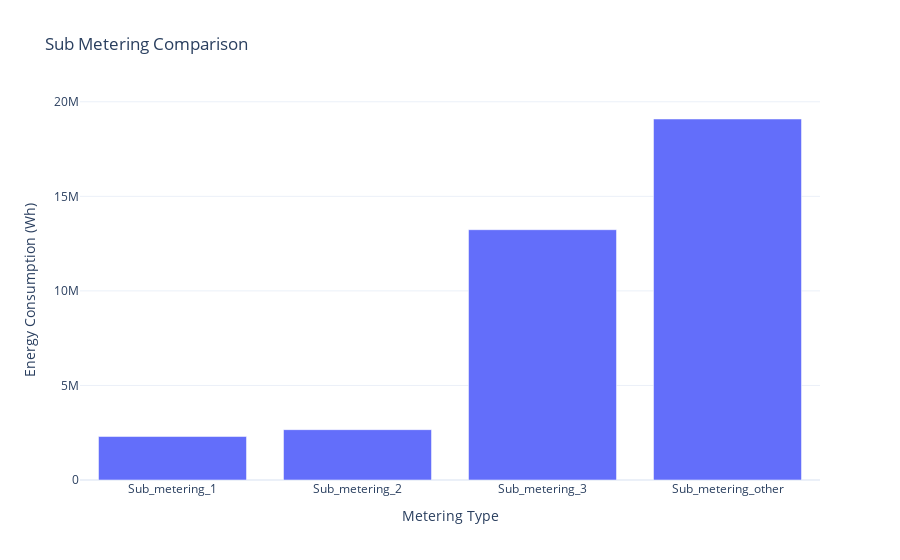

The notebook cell this image was saved under:
### Code cell
plot_data = pd.DataFrame({
    'Category': ['Sub_metering_1', 'Sub_metering_2', 'Sub_metering_3', 'Sub_metering_other'],
    'Value': [
        df_copy['Sub_metering_1'].sum(),
        df_copy['Sub_metering_2'].sum(),
        df_copy['Sub_metering_3'].sum(),
        df_copy['Sub_metering_other'].sum()
    ]
})

# Plot the bar plot
fig = px.bar(plot_data, x='Category', y='Value', title='Sub Metering Comparison',
             labels={"Value": "Energy Consumption (Wh)", "Category": "Metering Type"})
fig.update_layout(template="plotly_white")
fig.show()

### Figure 1 — Plotly figure (JSON) as saved in the notebook; plotly's stock layout.template omitted (floating-point values rounded to 4 significant figures)
{"data": [{"alignmentgroup": "True", "hovertemplate": "Metering Type=%{x}<br>Energy Consumption (Wh)=%{y}<extra></extra>", "legendgroup": "", "marker": {"color": "#636efa", "pattern": {"shape": ""}}, "name": "", "offsetgroup": "", "orientation": "v", "showlegend": false, "textposition": "auto", "type": "bar", "x": ["Sub_metering_1", "Sub_metering_2", "Sub_metering_3", "Sub_metering_other"], "xaxis": "x", "y": [2299135, 2661031, 13235167, 19090000.0], "yaxis": "y"}], "layout": {"barmode": "relative", "legend": {"tracegroupgap": 0}, "title": {"text": "Sub Metering Comparison"}, "xaxis": {"anchor": "y", "domain": [0, 1], "title": {"text": "Metering Type"}}, "yaxis": {"anchor": "x", "domain": [0, 1], "title": {"text": "Energy Consumption (Wh)"}}}}
